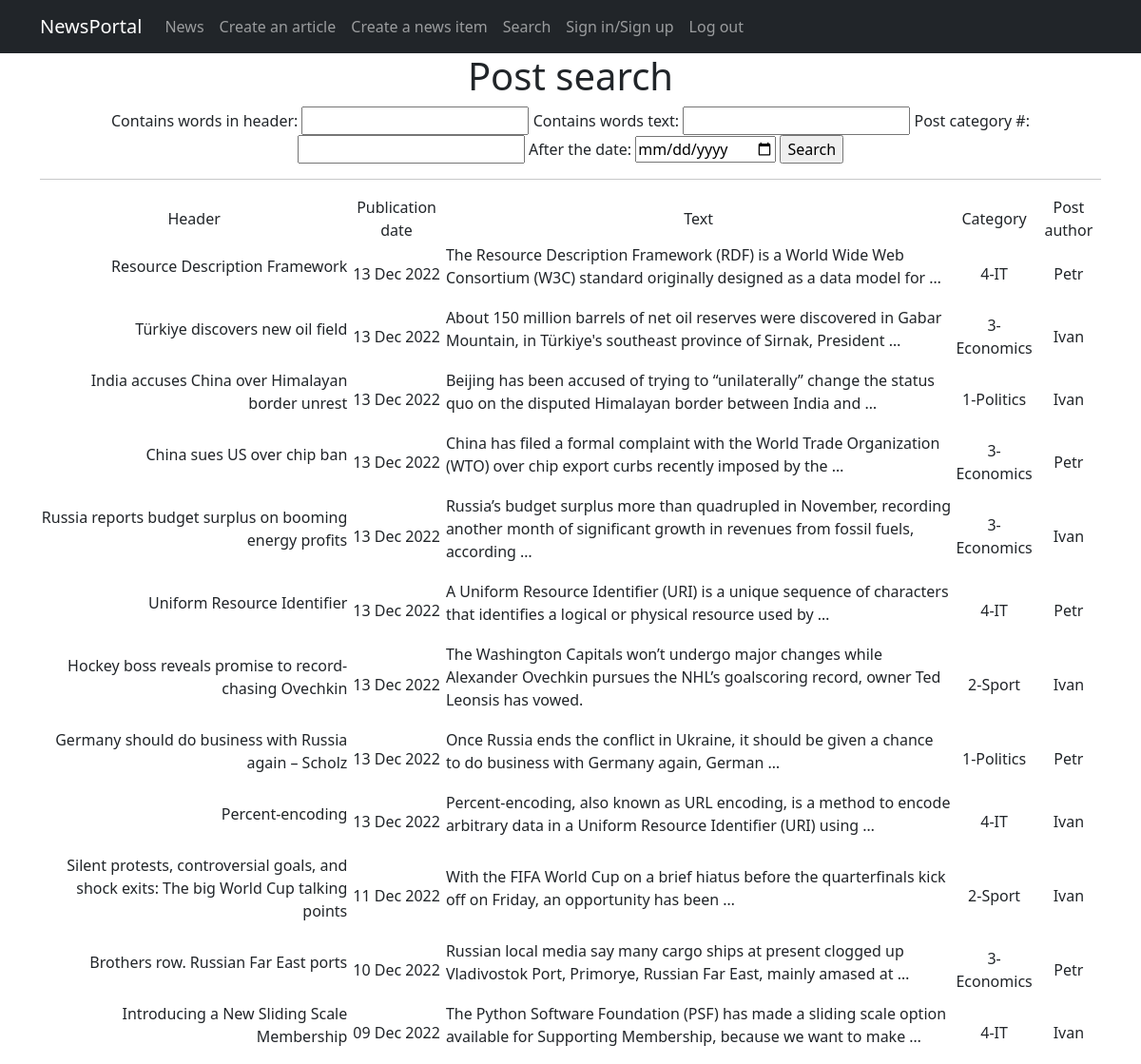
/news_portal/search/, run on the app's committed database.
### news_portal/models.py (models this page shows, shortened)
class Post(models.Model):
    post_type = models.CharField(max_length=2, choices=POST_TYPE, default=article)
    post_pub_date = models.DateTimeField(auto_now_add=True)
    post_header = models.CharField(max_length=255, null=False)
    post_text = models.TextField(null=False)
    post_rating = models.SmallIntegerField(default=0)
    post_auth = models.ForeignKey(Author, on_delete=models.CASCADE)
    post_cat = models.ForeignKey(Category, on_delete=models.PROTECT, null=True)

class Category(models.Model):
    cat_name = models.CharField(max_length=100, unique=True)
    def __str__(self):
        return f'{self.cat_name}'

class Author(models.Model):
    auth_user = models.OneToOneField(User, on_delete=models.CASCADE)
    auth_rating = models.SmallIntegerField(default=0)
    def __str__(self):
        return self.auth_user.username

### news_portal/views.py (the view)
# urls.py: path('search/', PostSearch.as_view(), name='post_search'),
class PostSearch(ListView):
    model = Post
    template_name = 'post_search.html'
    context_object_name = 'search'
    queryset = Post.objects.order_by('-post_pub_date')
    paginate_by = 10
    def get_context_data(self, **kwargs):
        context = super().get_context_data(**kwargs)
        context['time_now'] = datetime.utcnow()
        context['value1'] = None
        context['filter'] = PostFilter(self.request.GET, queryset=self.get_queryset())
        context['categories'] = Category.objects.all()
        context['authors'] = Author.objects.all()
        context['form'] = PostForm()
        return context

### news_portal/forms.py (shortened to what this page needs)
class PostForm(forms.ModelForm):
    post_text = forms.CharField(min_length=100)
    class Meta:
        model = Post
        fields = [
            'post_header',
            'post_text',
            'post_cat',
            'post_auth'
        ]

### news_portal/templatetags/custom_filters.py (called while the page is built)
@register.filter()
def censor(value):
    censored_words = ['ass', 'bitch', 'cock', 'fuck']
    cen_text = value.split()
    for i in censored_words:
        for words in cen_text:
            if i in words:
                psn_in_text = cen_text.index(words)
                cen_text.remove(words)
                cen_text.insert(psn_in_text, i[0] + '*' * (len(i)-1))
    return " ".join(cen_text)

### templates/post_search.html (shortened to what this page needs)
{% extends 'fpages/default.html' %}
{% load custom_filters %}
{% block content %}
<h1>Post search</h1>
<form action="" method="GET">
    {{ filter.form }}
    <input type="submit" value="Search">
</form>
<hr>
        <table>
            <tr>
            <td>Header</td>
            <td>Publication date</td>
            <td>Text</td>
            <td>Category</td>
            <td>Post author</td>
        </tr>
            {% for new in filter.qs %}
                <tr>
                    <td> <p style="text-align: right;">
                        {{ new.post_header|censor }}
                    </p></td>
                    <td>
                        {{ new.post_pub_date|date:'d M Y' }}
                    </td>
                    <td> <p style="text-align: left;">
                        {{ new.post_text|truncatewords:20|censor }}
                    </p></td>
                    <td>
                        {{ new.post_cat }}
                    </td>
                    <td>
                        {{ new.post_auth }}
                    </td>
                </tr>
            {% endfor %}
        </table>
{% endblock content %}

### data on the page
Post: post_header|censor "Resource Description Framework", post_pub_date "13 Dec 2022", post_text|censor "The Resource Description Framework (RDF) is a World Wide Web Consortium (W3C) standard originally designed as a data model for …", post_cat "4-IT", post_auth "Petr"
Post: post_header|censor "Türkiye discovers new oil field", post_pub_date "13 Dec 2022", post_text|censor "About 150 million barrels of net oil reserves were discovered in Gabar Mountain, in Türkiye's southeast province of Sirnak, President …", post_cat "3-Economics", post_auth "Ivan"
Post: post_header|censor "India accuses China over Himalayan border unrest", post_pub_date "13 Dec 2022", post_text|censor "Beijing has been accused of trying to “unilaterally” change the status quo on the disputed Himalayan border between India and …", post_cat "1-Politics", post_auth "Ivan"
Post: post_header|censor "China sues US over chip ban", post_pub_date "13 Dec 2022", post_text|censor "China has filed a formal complaint with the World Trade Organization (WTO) over chip export curbs recently imposed by the …", post_cat "3-Economics", post_auth "Petr"
Post: post_header|censor "Russia reports budget surplus on booming energy profits", post_pub_date "13 Dec 2022", post_text|censor "Russia’s budget surplus more than quadrupled in November, recording another month of significant growth in revenues from fossil fuels, according …", post_cat "3-Economics", post_auth "Ivan"
Post: post_header|censor "Uniform Resource Identifier", post_pub_date "13 Dec 2022", post_text|censor "A Uniform Resource Identifier (URI) is a unique sequence of characters that identifies a logical or physical resource used by …", post_cat "4-IT", post_auth "Petr"
Post: post_header|censor "Hockey boss reveals promise to record-chasing Ovechkin", post_pub_date "13 Dec 2022", post_text|censor "The Washington Capitals won’t undergo major changes while Alexander Ovechkin pursues the NHL’s goalscoring record, owner Ted Leonsis has vowed.", post_cat "2-Sport", post_auth "Ivan"
Post: post_header|censor "Germany should do business with Russia again – Scholz", post_pub_date "13 Dec 2022", post_text|censor "Once Russia ends the conflict in Ukraine, it should be given a chance to do business with Germany again, German …", post_cat "1-Politics", post_auth "Petr"
Post: post_header|censor "Percent-encoding", post_pub_date "13 Dec 2022", post_text|censor "Percent-encoding, also known as URL encoding, is a method to encode arbitrary data in a Uniform Resource Identifier (URI) using …", post_cat "4-IT", post_auth "Ivan"
Post: post_header|censor "Silent protests, controversial goals, and shock exits: The big World Cup talking points", post_pub_date "11 Dec 2022", post_text|censor "With the FIFA World Cup on a brief hiatus before the quarterfinals kick off on Friday, an opportunity has been …", post_cat "2-Sport", post_auth "Ivan"
Post: post_header|censor "Brothers row. Russian Far East ports", post_pub_date "10 Dec 2022", post_text|censor "Russian local media say many cargo ships at present clogged up Vladivostok Port, Primorye, Russian Far East, mainly amased at …", post_cat "3-Economics", post_auth "Petr"
Post: post_header|censor "Introducing a New Sliding Scale Membership", post_pub_date "09 Dec 2022", post_text|censor "The Python Software Foundation (PSF) has made a sliding scale option available for Supporting Membership, because we want to make …", post_cat "4-IT", post_auth "Ivan"
